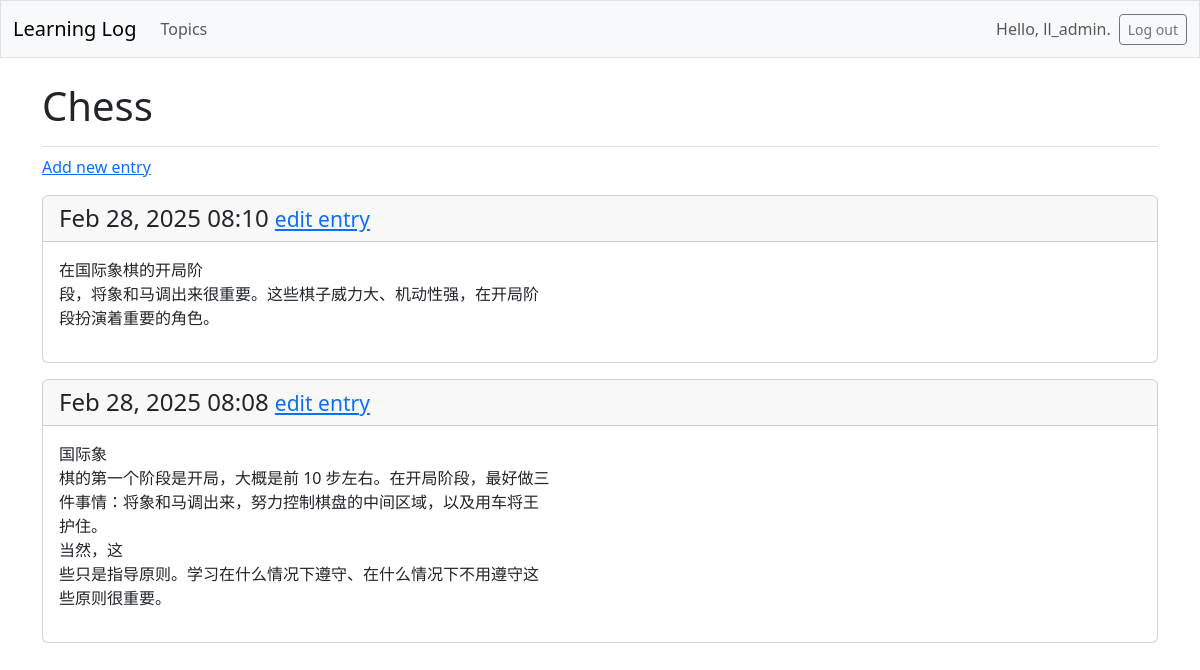
The page /topics/1/ (signed in) on the database its author committed.
### learning_logs/models.py (models this page shows, shortened)
class Topic(models.Model):
    text = models.CharField(max_length=200)
    date_added = models.DateTimeField(auto_now_add=True)
    owner = models.ForeignKey(User, on_delete=models.CASCADE)

class Entry(models.Model):
    topic = models.ForeignKey(Topic, on_delete=models.CASCADE)
    text = models.TextField()
    date_added = models.DateTimeField(auto_now_add=True)
    class Meta:
        verbose_name_plural = 'entries'

### learning_logs/views.py (the view)
# urls.py: path('topics/<int:topic_id>/', views.topic, name='topic'),
@login_required
def topic(request, topic_id):
    topic = Topic.objects.get(id=topic_id)
    if topic.owner != request.user:
        raise Http404
    entries = topic.entry_set.order_by('-date_added')
    context = {'topic': topic, 'entries': entries}
    return render(request, 'learning_logs/topic.html', context)

### learning_logs/templates/learning_logs/topic.html
{% extends 'learning_logs/base.html' %}
{% block page_header %}
  <h1>{{ topic.text }}</h1>
{% endblock page_header %}
{% block content %}
  <p>
    <a href="{% url 'learning_logs:new_entry' topic.id %}">Add new entry</a>
  </p>
  {% for entry in entries %}
    <div class="card mb-3">
      <h4 class="card-header">
        {{ entry.date_added|date:'M d, Y H:i' }}
        <small><a href="{% url 'learning_logs:edit_entry' entry.id %}">
          edit entry</a></small>
      </h4>
      <div class="card-body">{{ entry.text|linebreaks }}</div>
    </div>
  {% empty %}
    <p>There are no entries for this topic yet.</p>
  {% endfor %}
{% endblock content %}

### learning_logs/templates/learning_logs/base.html (shortened to what this page needs)
<!doctype html>
<html lang="en">
<head>
  {% load django_bootstrap5 %}
  {% bootstrap_css %}
</head>
<body>
  <nav class="navbar navbar-expand-md navbar-light bg-light mb-4 border">
    <div class="container-fluid">
      <a class="navbar-brand" href="{% url 'learning_logs:index' %}">
          Learning Log</a>
      <div class="collapse navbar-collapse" id="navbarCollapse">
        <ul class="navbar-nav me-auto mb-2 mb-md-0">
          <li class="nav-item">
            <a class="nav-link" href="{% url 'learning_logs:topics' %}">
              Topics</a></li>
        </ul>
        <ul class="navbar-nav ms-auto mb-2 mb-md-0">
          {% if user.is_authenticated %}
            <li class="nav-item">
              <span class="navbar-text me-2">Hello, {{ user.username }}.
                </span></li>
          {% endif %}
        </ul>
        {% if user.is_authenticated %}
          <form action="{% url 'accounts:logout' %}" method='post'>
            <button name='submit' class='btn btn-outline-secondary btn-sm'>
              Log out</button>
          </form>
        {% endif %}
      </div>
    </div>
  </nav>
  <main class="container">
    <div class="pb-2 mb-2 border-bottom">
      {% block page_header %}{% endblock page_header %}
    </div>
    <div>
      {% block content %}{% endblock content %}
    </div>
  </main>
</body>
</html>

### rows shown on the page
Topic: text "Chess"
Entry: date_added "Feb 28, 2025 08:10", text "在国际象棋的开局阶 段，将象和⻢调出来很重要。这些棋⼦威⼒⼤、机动性强，在开局阶 段扮演着重要的⾓⾊。"
Entry: date_added "Feb 28, 2025 08:08", text "国际象 棋的第⼀个阶段是开局，⼤概是前 10 步左右。在开局阶段，最好做三 件事情：将象和⻢调出来，努⼒控制棋盘的中间区域，以及⽤⻋将王 护住。 当然，这 些只是指导原则。学习在什么情况下遵守、在什么情况下不⽤遵守这 些原则很重要。"

### other values the page prints
{{ user.username }} "ll_admin"
